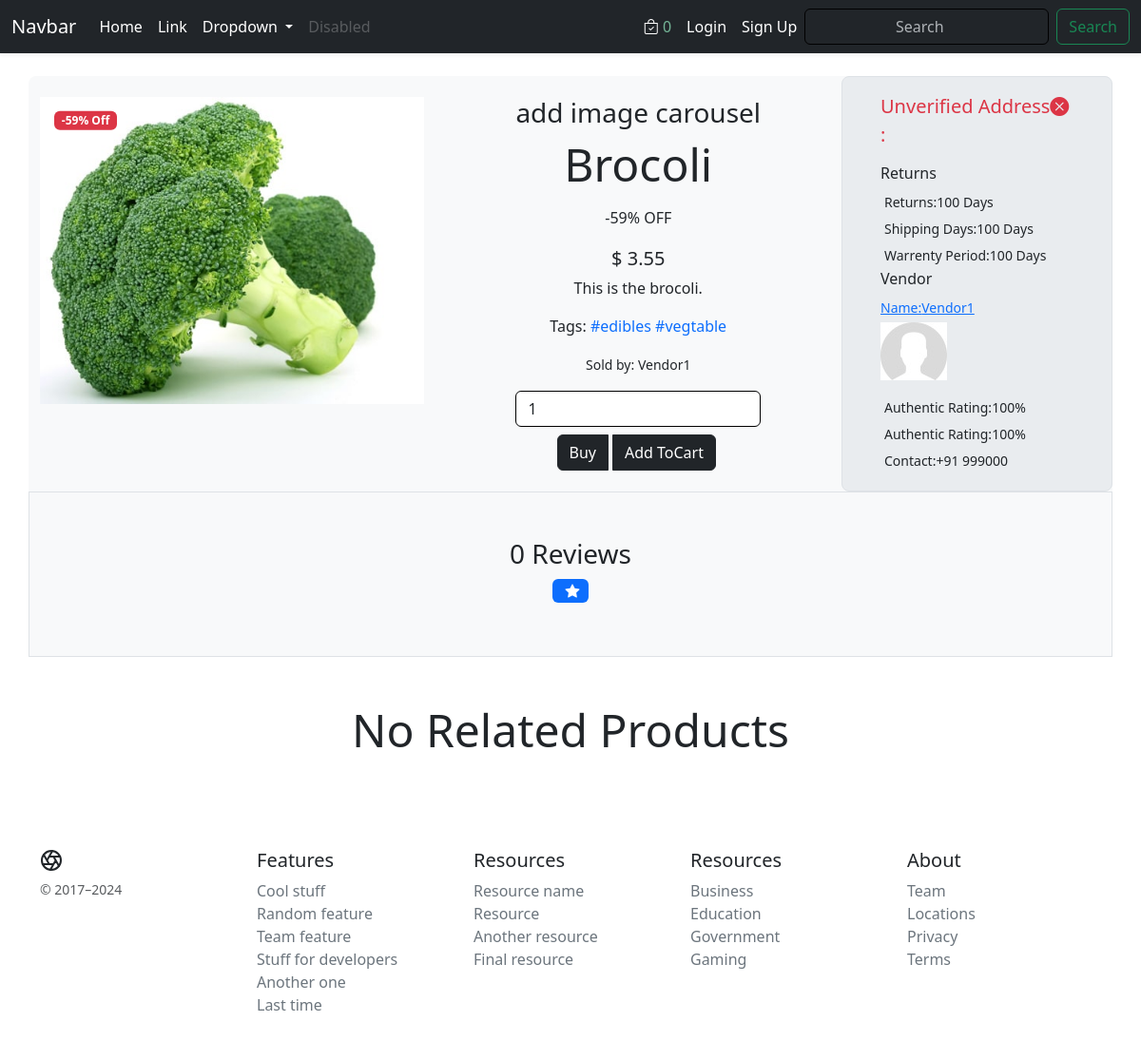
/products/detail/5c122341ha/, run on an earlier commit of the app's database.
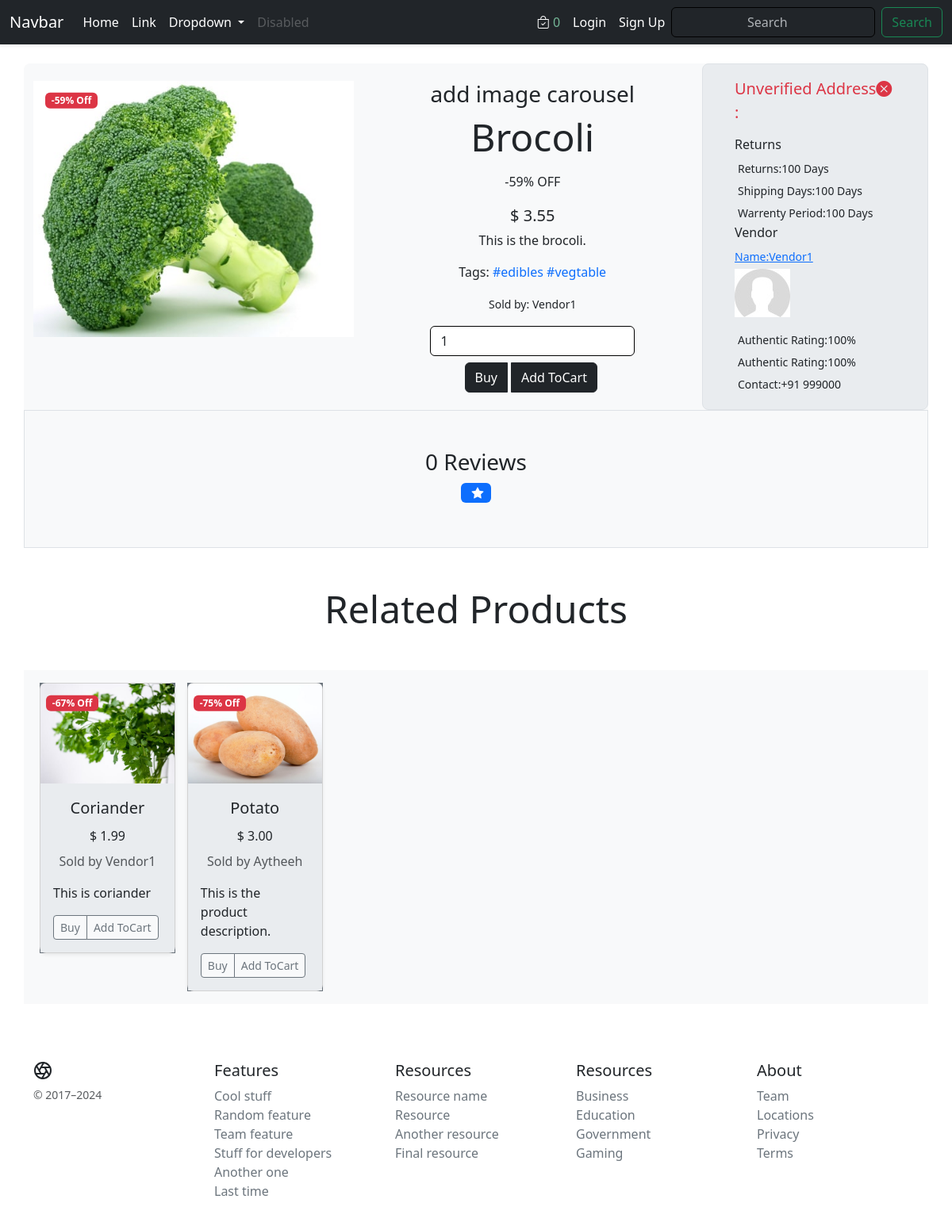
And on a later commit of the database.
### core/models.py (models this page shows, shortened)
class Product(models.Model):
    pid = ShortUUIDField(unique=True, length=10,
                         max_length=20, alphabet='abcdefgh12345')
    title = models.CharField(max_length=100)
    image = models.ImageField(upload_to=user_directory_path)
    description = models.TextField(
        null=True, blank=True, default="This is the product description.")
    user = models.ForeignKey(User, on_delete=models.SET_NULL, null=True)
    category = models.ForeignKey(
        Category, on_delete=models.SET_NULL, null=True)
    vendor = models.ForeignKey(Vendor, on_delete=models.SET_NULL, null=True)
    price = models.DecimalField(
        max_digits=9999999, decimal_places=2, default="1.99")
    old_price = models.DecimalField(
        max_digits=9999999, decimal_places=2, default="2.99")
    specifications = models.TextField(null=True, blank=True)
    tags = TaggableManager(blank=True)
    product_status = models.CharField(
        choices=STATUS, max_length=10, default="in_review")
    status = models.BooleanField(default=True)
    in_stock = models.BooleanField(default=True)
    featured = models.BooleanField(default=False)
    digital = models.BooleanField(default=False)
    sku = ShortUUIDField(unique=True, length=4,
                         max_length=10, alphabet='1234567890')
    date = models.DateTimeField(auto_now_add=True)
    updated = models.DateTimeField(null=True, blank=True)
    class Meta:
        verbose_name_plural = "Products"
    def get_percentage(self):
        new_price = (self.price / self.old_price) * 100
        return new_price

class Vendor(models.Model):
    vid = ShortUUIDField(unique=True, length=10, max_length=20,
                         prefix="ven", alphabet="abcdefgh12345")
    title = models.CharField(max_length=100, default='DefaultVendorName')
    image = models.ImageField(
        upload_to=user_directory_path, default='category.jpg')
    description = models.TextField(
        null=True, blank=True, default="This is the product description.")
    user = models.ForeignKey(User, on_delete=models.SET_NULL, null=True)
    address = models.CharField(max_length=100, default="123 Main St")
    contact = models.CharField(max_length=100, default="+91 999000")
    chat_response_time = models.CharField(max_length=100, default="100")
    shipping_on_time = models.CharField(max_length=100, default="100")
    authentic_rating = models.CharField(max_length=100, default="100")
    days_return = models.CharField(max_length=100, default="100")
    warrenty_period = models.CharField(max_length=100, default="100")
    class Meta:
        verbose_name_plural = "Vendors"
    def __str__(self):
        return self.title

### core/views.py (the view)
def products_detail_view(request, pid):
    product = get_object_or_404(Product, pid=pid)
    related_products = Product.objects.filter(
        category=product.category, product_status='published'
    ).exclude(pid=product.pid)
    p_images = product.p_images.all()
    reviews_of_product = ProductReview.objects.filter(
        product=product).order_by('-date')
    total_rating = 0
    for i in reviews_of_product:
        total_rating += i.rating
    try:
        average_rating = total_rating/len(reviews_of_product)
    except ZeroDivisionError:
        average_rating = "Not Rated"
    review_form = ReviewForm()
    if request.user.is_authenticated:
        user = request.user
        no_of_reviews = ProductReview.objects.filter(
            product=product, user=user).count()
        can_review = False
        if no_of_reviews == 0:
            can_review = True
    else:
        user = None
        can_review = False  # Allow anonymous users to review
    context = {
        'product': product,
        'related_products': related_products,
        'p_images': p_images,
        'reviews_of_product': reviews_of_product,
        'average_rating': average_rating,
        'review_form': review_form,
        'can_review': can_review,
    }
    return render(request, 'core/product-detail.html', context=context)

### core/forms.py
class ReviewForm(forms.ModelForm):
    RATING = (
        (1, "★☆☆☆☆"),
        (2, "★★☆☆☆"),
        (3, "★★★☆☆"),
        (4, "★★★★☆"),
        (5, "★★★★★"),
    )
    class Meta:
        model = ProductReview
        fields = ['review', 'rating']
    rating = forms.ChoiceField(choices=RATING, widget=forms.Select(attrs={
        'class': 'form-select m-2 p-2',
    }))
    review = forms.CharField(widget=forms.Textarea(attrs={
        'class': 'form-control m-2 p-2',
        'placeholder': 'Write your Review here...'
    }))

### core/context_processors.py (called while the page is built)
def default(request):
    categories_context = Category.objects.all()
    vendors_context = Vendor.objects.all()
    try:
        address = Address.objects.get(user=request.user)
    except:
        address = None
    min_max_price = Product.objects.aggregate(Min("price"), Max("price"))
    return {
        'categories_context': categories_context,
        'vendors_context': vendors_context,
        'address_context': address,
        'min_max_price_context': min_max_price,
    }

### Templates/core/product-detail.html (shortened to what the changed rows need)
{%extends 'core/base.html' %}
{%load static %}
{%block content%}
<div class="container my-4 bg-body-tertiary rounded-3">
    <div class="row justify-content-center align-items-center ">
        <div class="col-lg-9 col-md-12 ">
            <div class="row">
                <div class="col-lg-6 col-md-5 bg-body-tertiary d-flex justify-content-center align-items-center">
                    <div class="text-center">
                        <p><small class="fs-6">{% if product.tags.count >= 1 %}Tags:{% for tag in product.tags.all %}<a
                                    class="text-decoration-none" href=" {% url 'core:tags' tag.name %}">
                                    #{{tag.name}}</a>{%endfor%}{%endif%}</small>
                        </p>
                    </div>
                </div>
            </div>
        </div>
    </div>
</div>
{% if related_products%}
<div class="container">
    <p class="display-5 text-center my-5">Related Products</p>
</div>
<div class="container bg-body-secondary align-items-center  my-4 ">
    <div class="row bg-body-tertiary">
        <div class="col-12">
            <div class="owl-carousel owl-theme p-2 m-2 mx-auto">
                {% for i in related_products %}
                <div class="item bg-secondary align-items-center">
                    <div class=" card shadow-sm border-1 rounded-3" style="max-width: 250px; position: relative;">
                        <div class="position-absolute top-0 start-0 translate-middle badge bg-danger"
                            style="z-index: 1; margin-top: 25px; margin-left: 40px;">
                            -{{i.get_percentage|floatformat:0}}% Off
                        </div>
                        <a href="{% url 'core:product-details' i.pid %}" class="text-decoration-none text-dark">
                            <div class="ratio ratio-4x3">
                                <img src="{{ i.image.url }}" class="card-img-top img-fluid" width="100%" height="100%"
                                    role="img" preserveAspectRatio="xMidYMid slice" focusable="false">
                            </div>
                        </a>
                        <div class="card-body bg-body-secondary">
                            <a href="{% url 'core:product-details' i.pid %}" class="text-decoration-none text-dark">
                                <p class="card-title text-center fs-5">{{i.title}}</p>
                            </a>
                            <p class="card-title text-center fs-6">$
                                <span class="current-product-price-{{i.id}}">{{i.price}}</span></p>
                            <p class="card-text text-center"><small class="text-body-secondary fs-6">Sold by
                                    {{i.vendor}}</small></p>
                            <p class="card-text">{{i.description}}</p>
                            <div class="d-flex justify-content-between align-items-center">
                                <div class="btn-group bg-body-tertiary">
                                    <button
                      type="button"
                      class="btn btn-outline-secondary btn-sm"
                    >
                      Buy
                    </button>
                    <button
                      type="button"
                      class="btn btn-outline-secondary btn-sm add-to-cart-btn"
                      data-index="{{i.id}}"
                      id="add-to-cart-btn"
                    >
                      Add ToCart
                    </button>
                                </div>
                            </div>
                        </div>
                    </div>
                </div>
                {%endfor%}
            </div>
        </div>
    </div>
</div>
{%else%}
<div class="container">
    <p class="display-5 text-center my-5">No Related Products</p>
</div>
{%endif%}
{%endblock%}

What changed in the data, as far as the page shows it:
added Product: get_percentage "67", image (picture), title "Coriander", price "1.99", vendor "Vendor1", description "This is coriander"
added Product: get_percentage "75", image (picture), title "Potato", price "3.00", vendor "Aytheeh", description "This is the product description."
Also different on the page:
text no longer shown: "No Related Products"
text now shown: "Related Products"
